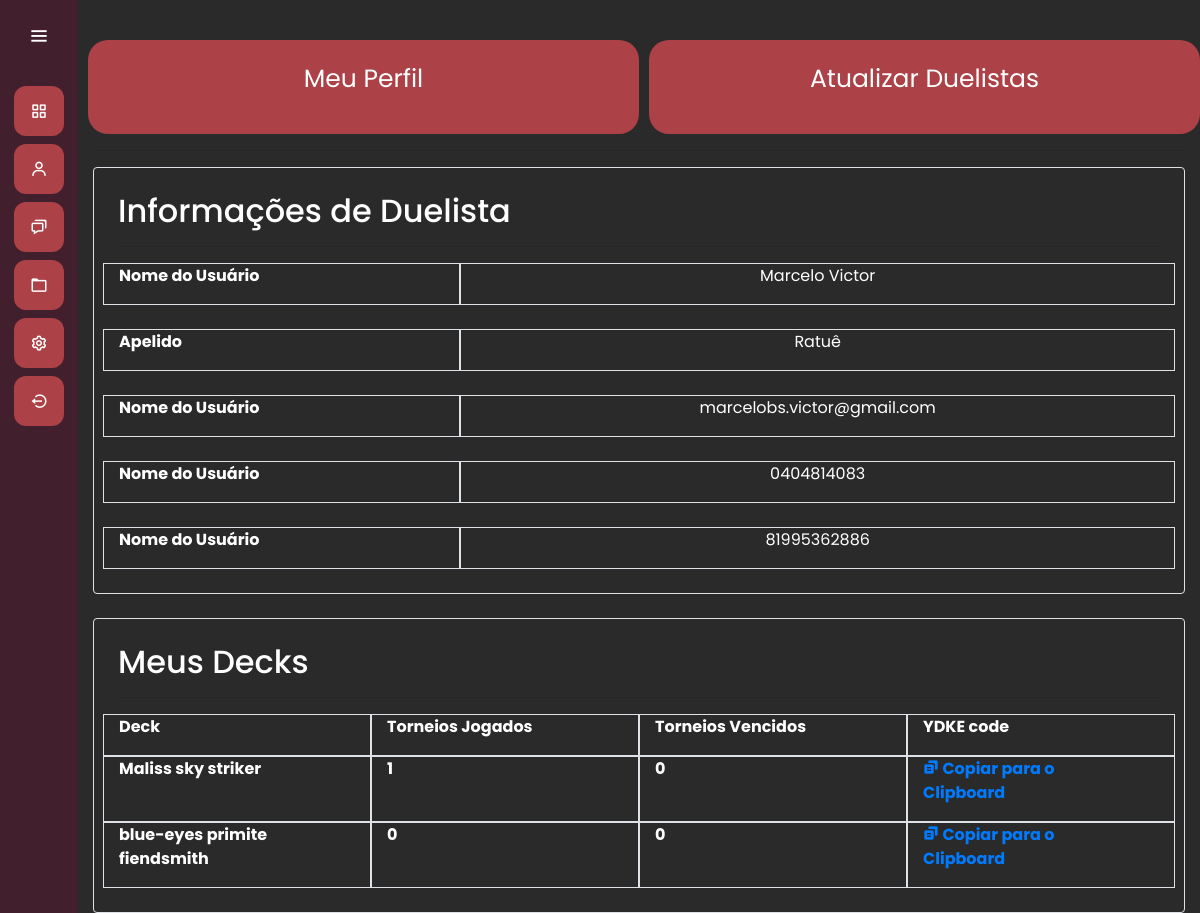
The app's page /usuarios/meu_perfil/ (signed in), older data.
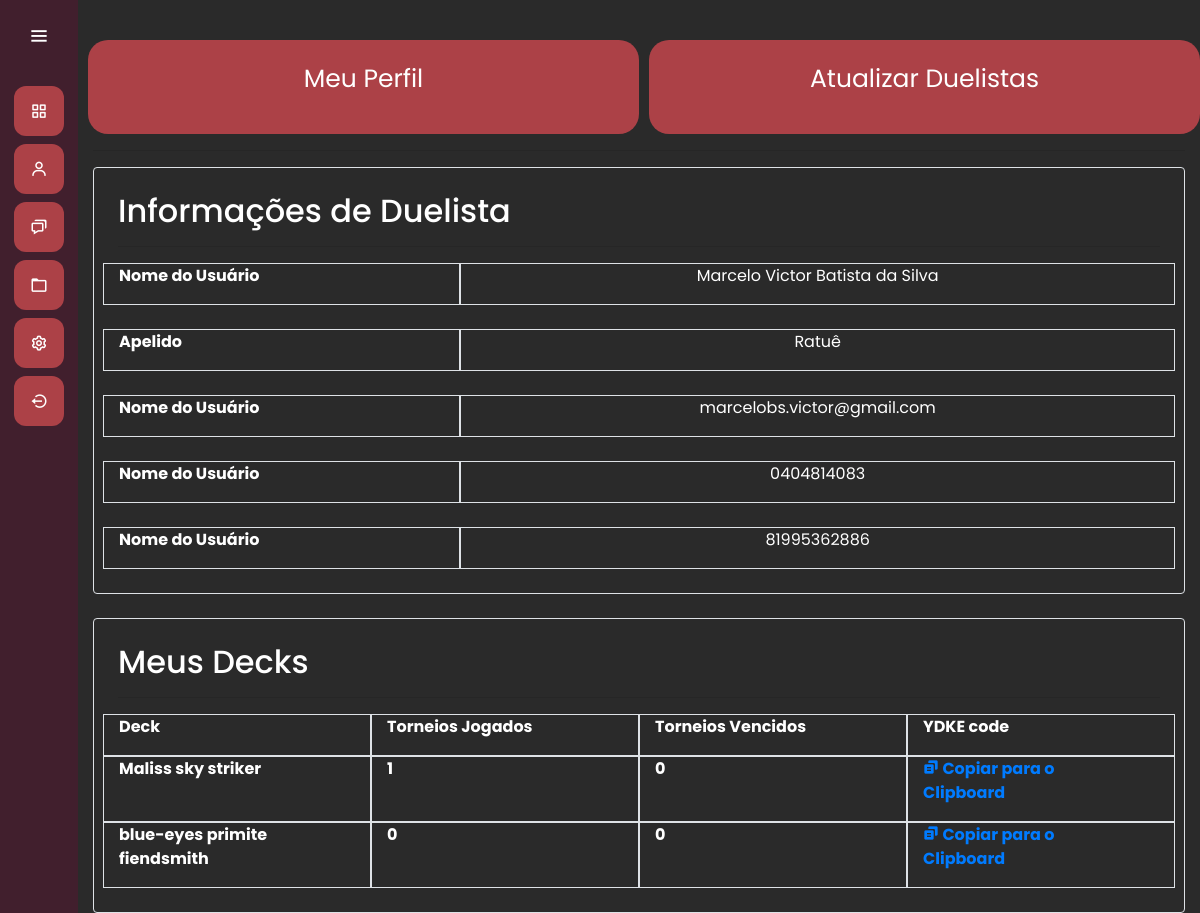
The same page, newer data.
### duelists/models.py (models this page shows, shortened)
class Duelist(models.Model):
    name = models.CharField(max_length=50)
    nickname = models.CharField(max_length=50, default="No Nickname")
    email = models.CharField(max_length=50)
    cossyId = models.CharField(max_length=12)
    victories = models.IntegerField(default=0)
    defeates = models.IntegerField(default=0)
    contact_number = models.CharField(max_length=15)
    points = models.IntegerField(default=0)

class Deck(models.Model):
    deck = models.CharField(max_length=50)
    ydkcode = models.CharField(max_length=300)
    year = models.IntegerField()
    owner = models.ForeignKey(Duelist, on_delete=models.CASCADE)
    tournament_played = models.IntegerField(default=0)
    tournament_won = models.IntegerField(default=0)

### usuarios/views.py (the view)
# urls.py: path('meu_perfil/', views.meu_perfil, name = 'meu_perfil'),
def meu_perfil(request):
    if request.user.is_authenticated:
        user = request.user
        email = user.email
        duelist = Duelist.objects.filter(email=email)
        if duelist.exists():
            decks =  Deck.objects.filter(owner=duelist[0])
            decks_Json = json.loads(serializers.serialize("json", decks))
            decks_Json = [{'id':deck['pk'], 'fields':deck['fields']} for deck in decks_Json]
            duelist = duelist.first()
            return render(request, 'meu_perfil.html', {'duelist': duelist, 'decks': decks_Json,})
        else:
            duelist = Duelist(name= "",  email=email)
            duelist.save()
            return render(request, 'meu_perfil.html' , {'duelist': duelist, 'decks': []})

### usuarios/templates/meu_perfil.html (shortened to what this page needs)
{% extends "base.html" %}
{% load static %}
{% block 'head' %}
<link rel="stylesheet" href="{% static 'duelists/css/duelists.css' %}">
{% endblock %}
{% block 'dashboard' %}
<div class="container">
   <div class="row">
      <div onclick="show_form('1')" class="col-md card-dashboard">
         <p class="text-card">Meu Perfil</p>
      </div>
      <div onclick="show_form('2')" class="col-md card-dashboard">
         <p class="text-card">Atualizar Duelistas</p>
      </div>
   </div>
   <hr>
   <div id="show-duelist" style= "border-width:5px" class="show-duelist border  rounded  p-4">
   {% if not duelist == None %}
      <h2> Informações de Duelista</h2>
      <hr>
      <div class="row">
         <div class="col-4 border" style="border-width: 5px;">
            <p style="font-weight: bold; margin-right: 20px; vertical-align: middle;">Nome do Usuário</p>
         </div>
         <div class="col-8 border" style="border-width: 5px;">
            <p style="text-align: center; vertical-align: middle;">{{ duelist.name }}</p>
         </div>
      </div>
      <br>
      <div class="row">
         <div class="col-4 border" style="border-width: 5px;">
            <p style="font-weight: bold; margin-right: 20px; vertical-align: middle;">Apelido</p>
         </div>
         <div class="col-8 border" style="border-width: 5px;">
            <p style="text-align: center; vertical-align: middle;">{{ duelist.nickname }}</p>
         </div>
      </div>
      <br>
      <div class="row">
         <div class="col-4 border" style="border-width: 5px;">
            <p style="font-weight: bold; margin-right: 20px; vertical-align: middle;">Nome do Usuário</p>
         </div>
         <br>
         <div class="col-8 border" style="border-width: 5px;">
            <p style="text-align: center; vertical-align: middle;">{{ duelist.email }}</p>
         </div>
      </div>
      <br>
      <div class="row">
         <div class="col-4 border" style="border-width: 5px;">
            <p style="font-weight: bold; margin-right: 20px; vertical-align: middle;">Nome do Usuário</p>
         </div>
         <div class="col-8 border" style="border-width: 5px;">
            <p style="text-align: center; vertical-align: middle;">{{ duelist.cossyId }}</p>
         </div>
      </div>
      <br>
      <div class="row">
         <div class="col-4 border" style="border-width: 5px;">
            <p style="font-weight: bold; margin-right: 20px; vertical-align: middle;">Nome do Usuário</p>
         </div>
         <div class="col-8 border" style="border-width: 5px;">
            <p style="text-align: center; vertical-align: middle;">{{ duelist.contact_number }}</p>
         </div>
      </div>
    {% endif %}
    </div>
   <br>
   <div id="show-deck" style= "border-width:5px" class="show-duelist border  rounded  p-4">
    {% if not duelist == None%}
      <h2> Meus Decks</h2>
      <hr>
      <div class="row">
         <div class="col-3 border" style="border-width: 5px;">
            <p style="font-weight: bold; margin-right: 20px; vertical-align: middle;">Deck</p>
         </div>
         <div class="col-3 border" style="border-width: 5px;">
            <p style="font-weight: bold; margin-right: 20px; vertical-align: middle;">Torneios Jogados</p>
         </div>
         <div class="col-3 border" style="border-width: 5px;">
            <p style="font-weight: bold; margin-right: 20px; vertical-align: middle;">Torneios Vencidos</p>
         </div>
         <div class="col-3 border" style="border-width: 5px;">
            <p style="font-weight: bold; margin-right: 20px; vertical-align: middle;">YDKE code</p>
         </div>
      </div>
      {% for deck in decks%}
      <div class="row">
         <div class="col-3 border" style="border-width: 5px;">
            <p style="font-weight: bold; margin-right: 20px; vertical-align: middle;">{{deck.fields.deck}}</p>
         </div>
         <div class="col-3 border" style="border-width: 5px;">
            <p style="font-weight: bold; margin-right: 20px; vertical-align: middle;">{{deck.fields.tournament_played}}</p>
         </div>
         <div class="col-3 border" style="border-width: 5px;">
            <p style="font-weight: bold; margin-right: 20px; vertical-align: middle;">{{deck.fields.tournament_won  }}</p>
         </div>
         <div class="col-3 border" style="border-width: 5px;">
            <p style="font-weight: bold; margin-right: 20px; vertical-align: middle;">
               <a href="#" onclick="copyToClipboard(event, '{{deck.fields.ydkcode}}'), alert('Texto copiado para o clipboard!')">
               <i class='bx bxs-copy-alt'></i>
               <span class="links_name">Copiar para o Clipboard</span>
               </a>
            </p>
         </div>
      </div>
      {% endfor%}
   {%endif%}
    </div>
</div>
{% endblock %}

### templates/base.html (shortened to what this page needs)
{% load static %}
<!doctype html>
<html lang="pt-BR">
  <head>
    <link rel="stylesheet" href="https://cdn.jsdelivr.net/npm/bootstrap@4.6.1/dist/css/bootstrap.min.css">
    <link rel="stylesheet" href="{% static 'general/css/base.css' %}">
    <link rel="stylesheet" href="{% static 'general/css/general.css' %}">
    <link href='https://unpkg.com/boxicons@2.0.7/css/boxicons.min.css' rel='stylesheet'>
    {% block 'head' %}{% endblock %}
  </head>
  <body>
    <div class="sidebar">
        <div class="logo-details">
            <i class='bx bx-menu' id="btn" ></i>
        </div>
        <ul class="nav-list">
          <li>
            <a href="{% url 'landing_page' %}">
              <i class='bx bx-grid-alt'></i>
            </a>
          </li>
          <li>
            {% if request.user.is_authenticated%}
          <a href="{% url 'duelists' %}">
            <i class='bx bx-user' ></i>
          </a>
        </li>
        <li>
          <a href="{% url 'listar_torneio' %}">
            <i class='bx bx-chat' ></i>
          </a>
        </li>
        <li>
          <a href="#">
            <i class='bx bx-folder' ></i>
          </a>
        </li>
        <li>
          <a href="#">
            <i class='bx bx-cog' ></i>
          </a>
        </li>
      <li>
        <a href="{% url 'logout' %}">
          <i class='bx bx-log-out-circle'></i>
        </a>
      </li>
      <br>
        <div class="logo-details">
      </div>
        {%endif%}
        </ul>
      </div>
      <section class="home-section">
          {% block 'dashboard'%}
          {% endblock %}
      </section>
  </body>
</html>

### templates/static/general/css/base.css (style rules this page uses)
* { margin: 0; padding: 0; box-sizing: border-box; font-family: "Poppins" , sans-serif; }
.sidebar { position: fixed; left: 0; top: 0; height: 100%; width: 78px; background: var(--dark-color); padding: 6px 14px; z-index: 99; transition: all 0.5s ease; }
.sidebar .logo-details { height: 60px; display: flex; align-items: center; position: relative; }
.sidebar .logo-details #btn { position: absolute; top: 50%; right: 0; transform: translateY(-50%); font-size: 22px; transition: all 0.4s ease; font-size: 23px; text-align: center; cursor: pointer; transition: all 0.5s ease; }
.sidebar i { color: #fff; height: 60px; min-width: 50px; font-size: 28px; text-align: center; line-height: 60px; }
.sidebar .nav-list { margin-top: 20px; height: 100%; }
.sidebar li { position: relative; margin: 8px 0; list-style: none; }
.sidebar li a { display: flex; height: 100%; width: 100%; border-radius: 12px; align-items: center; text-decoration: none; transition: all 0.4s ease; background: var(--main-color); }
.sidebar li i { height: 50px; line-height: 50px; font-size: 18px; border-radius: 12px; }
.home-section { position: relative; min-height: 100vh; top: 0; background: #2A2A2A; left: 78px; color: white; width: calc(100% - 78px); transition: all 0.5s ease; z-index: 2; }

### templates/static/general/css/general.css (style rules this page uses)
:root { --main-color: #ac4147; --dark-color: #411f2d; --light-color: #ffc27f; --contrast-color: #f88863; --differential-color: #ffe29a; }

### templates/static/duelists/css/duelists.css (style rules this page uses)
.card-dashboard { background-color: var(--main-color); width: 50%; margin-left: 10px; margin-top: 40px; text-align: center; padding: 20px; cursor: pointer; border-radius: 20px; }
.text-card { font-size: 25px; }

Row changes from the older to the newer data that the page shows:
changed Duelist "Ratuê": name "Marcelo Victor" → "Marcelo Victor Batista da Silva"
